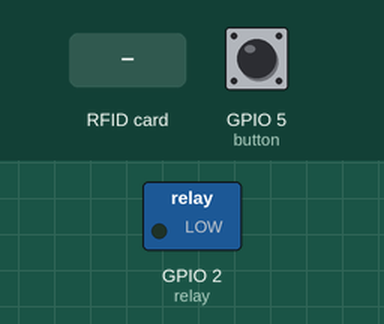
The sketch below on a simulated ESP32. Shown: switched loads named in the sketch (green lamp = pin HIGH). The test bench sets the inputs (shaded band); at power-on: GPIO 5 (button) HIGH. Nothing arrives over Bluetooth unless stated; what the sketch prints to the serial monitor is not drawn.

Above: at 1.2 s.
1.3 s: RFID card C6 92 C4 F7 held to the reader
At 2.4 s:
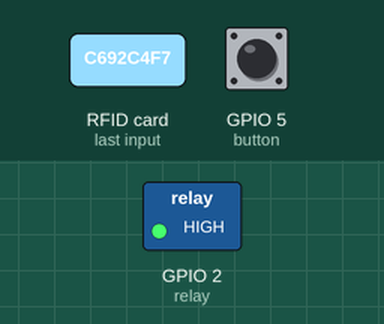
2.8 s: GPIO 5 (button) pulled LOW for 0.15 s
At 3.2 s:
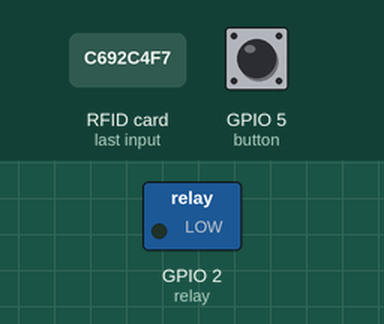
7.4 s: RFID card 57 1F E8 1B held to the reader
At 8.5 s:
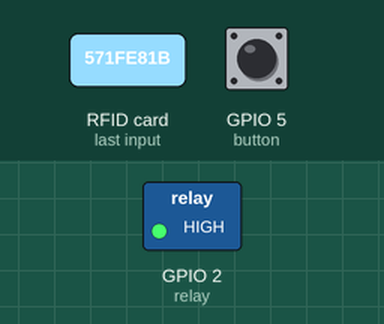
8.9 s: RFID card 5E 7A 19 C4 held to the reader
At 9.4 s:
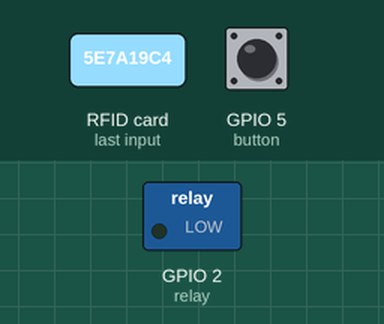
Timing chart, 0 to 11.4 s (numbered marks = the images above; inputs shaded):
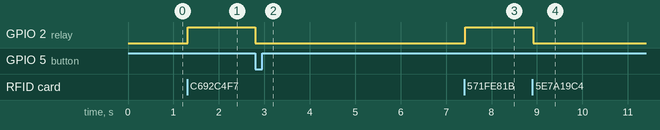

Measured:
- after the input at 1.3 s, GPIO 2 (relay): LOW → HIGH at once
- after the input at 2.8 s, GPIO 2 (relay): HIGH → LOW at once
- after the input at 7.4 s, GPIO 2 (relay): LOW → HIGH at once
- after the input at 8.9 s, GPIO 2 (relay): HIGH → LOW at once

The sketch:

safe-jek.ino
```cpp
/*
   Program  : Safe-Jek v1.0
   Date     : July 2021
*/

// include library essential
#include <SPI.h>
#include <MFRC522.h>
#include "BluetoothSerial.h"

// set pin of ESP32 as variable
#define relay 2
#define button 5
#define RST_PIN 22
#define SS_PIN 21

// configure internal bluetooth ESP32
#if !defined(CONFIG_BT_ENABLED) || !defined(CONFIG_BLUEDROID_ENABLED)
#error Bluetooth is not enabled! Please run `make menuconfig` to and enable it
#endif

MFRC522 mfrc522(SS_PIN, RST_PIN);
BluetoothSerial SerialBT;

// set variable global
String tagUID1 = "C6 92 C4 F7";
String tagUID2 = "57 1F E8 1B";
String message = "";
char incomingChar;

// main function
void setup() {
  Serial.begin(115200);
  SerialBT.begin("Safe-Jek"); //Bluetooth device name
  pinMode(relay, OUTPUT);
  pinMode(button, INPUT_PULLUP);
  SPI.begin();
  mfrc522.PCD_Init();
  mfrc522.PCD_SetAntennaGain(mfrc522.RxGain_max);
  Serial.println("---- Safe-Jek Start ----");
}

// looping function
void loop() {
  int buttonVal = digitalRead(button);
  Serial.println(buttonVal);

  if (buttonVal == 1) {
    // call bluetooth function
    activeBT();

    // call RFID function
    activeRFID();
  }
  if (buttonVal == 0) {
    message = "off";
    digitalWrite(relay, LOW);
    Serial.println("Relay OFF");
  }
}

// Bluetooth function
void activeBT() {
  if (SerialBT.available()) {
    char incomingChar = SerialBT.read();
    if (incomingChar != '\n') {
      message += String(incomingChar);
    }
    else {
      message = "";
    }
    Serial.write(incomingChar);
    if (message == "on") {
      digitalWrite(relay, HIGH);
    }
    else if (message == "off") {
      digitalWrite(relay, LOW);
    }
  }
}

// RFID function
void activeRFID() {
  if ( ! mfrc522.PICC_IsNewCardPresent()) {
    return;
  }
  if ( ! mfrc522.PICC_ReadCardSerial()) {
    return;
  }

  String tag = "";
  for (byte j = 0; j < mfrc522.uid.size; j++)
  {
    tag.concat(String(mfrc522.uid.uidByte[j] < 0x10 ? " 0" : " "));
    tag.concat(String(mfrc522.uid.uidByte[j], HEX));
  }
  tag.toUpperCase();

  if (tag.substring(1) == tagUID1 || tag.substring(1) == tagUID2)
  {
    // If UID of tag is matched.
    digitalWrite(relay, HIGH);
    Serial.println("Relay ON by RFID");
  }
  else {
    digitalWrite(relay, LOW);
  }
}
```
